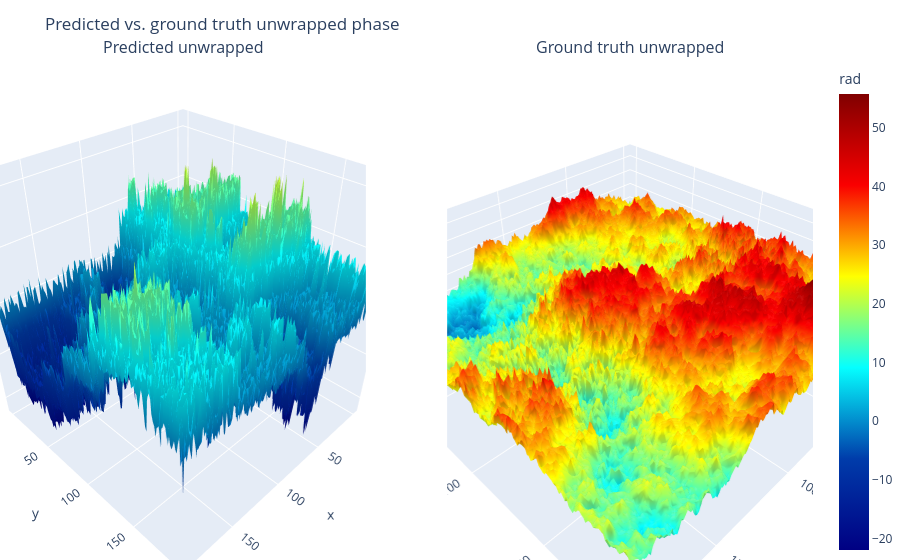

The notebook cell saved with this chart:
### Code cell
fig3d_compare = phase_plots.plot_phase_surface_comparison_3d(result.unwrapped_phase, eval_sample.unwrapped_phase)
fig3d_compare.show()

### Figure 1 — Plotly figure (JSON) as saved in the notebook; plotly's stock layout.template omitted (floating-point values rounded to 4 significant figures; data arrays with more than 128 entries replaced by an {"elided": "..."} marker saying what was removed)
{"data": [{"cmax": 55.8, "cmin": -21.98, "colorscale": [[0.0, "rgb(0,0,131)"], [0.2, "rgb(0,60,170)"], [0.4, "rgb(5,255,255)"], [0.6, "rgb(255,255,0)"], [0.8, "rgb(250,0,0)"], [1.0, "rgb(128,0,0)"]], "scene": "scene", "showscale": false, "type": "surface", "z": {"elided": "192x192 float values"}}, {"cmax": 55.8, "cmin": -21.98, "colorbar": {"title": {"text": "rad"}}, "colorscale": [[0.0, "rgb(0,0,131)"], [0.2, "rgb(0,60,170)"], [0.4, "rgb(5,255,255)"], [0.6, "rgb(255,255,0)"], [0.8, "rgb(250,0,0)"], [1.0, "rgb(128,0,0)"]], "scene": "scene2", "type": "surface", "z": {"elided": "192x192 float values"}}], "layout": {"annotations": [{"font": {"size": 16}, "showarrow": false, "text": "Predicted unwrapped", "x": 0.225, "xanchor": "center", "xref": "paper", "y": 1.0, "yanchor": "bottom", "yref": "paper"}, {"font": {"size": 16}, "showarrow": false, "text": "Ground truth unwrapped", "x": 0.775, "xanchor": "center", "xref": "paper", "y": 1.0, "yanchor": "bottom", "yref": "paper"}], "margin": {"b": 0, "l": 0, "r": 0, "t": 60}, "scene": {"domain": {"x": [0.0, 0.45], "y": [0.0, 1.0]}}, "scene2": {"domain": {"x": [0.55, 1.0], "y": [0.0, 1.0]}}, "title": {"text": "Predicted vs. ground truth unwrapped phase"}}}
